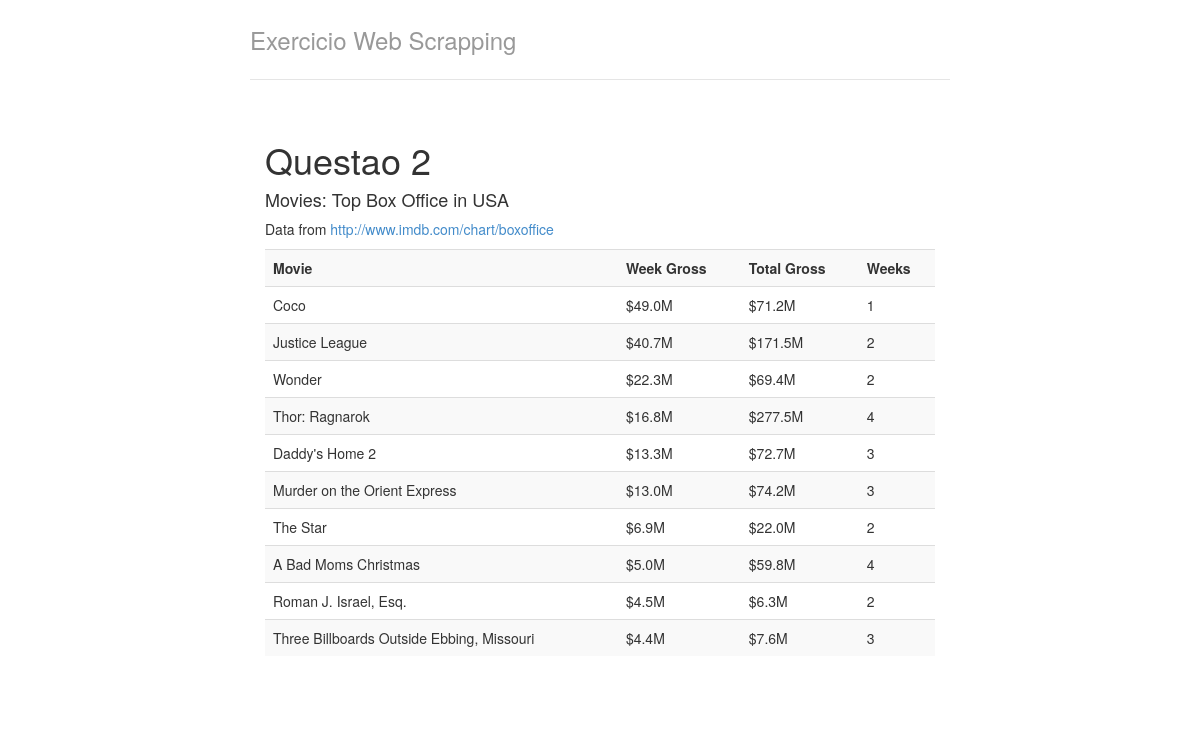
Page /questao2 on the committed database.
### scrap/models.py (models this page shows)
class Questao2(models.Model):
	movie = models.CharField(max_length = 255)
	gross = models.CharField(max_length = 255)
	gross_total = models.CharField(max_length = 255)
	weeks = models.CharField(max_length = 255)

### scrap/views.py (the view)
# urls.py: url(r'^questao2$', views.questao2, name = 'questao2'),
def questao2(request):
	items = Questao2.objects.all()
	return render(request,'questao2.html', {'items' : items})

### scrap/templates/questao2.html
{% extends 'base.html' %}
{% block body %}
<div class = "col-lg-12">
	<h1>Questao 2</h1>
	<h4>Movies: Top Box Office in USA</h4>
	<p>Data from <a href="http://www.imdb.com/chart/boxoffice">http://www.imdb.com/chart/boxoffice</a></p>
	<table class="table table-striped">
		<tr>
			<th>Movie</th>
			<th>Week Gross</th>
			<th>Total Gross</th>
			<th>Weeks</th>
		</tr>
		{% for movie in items.all %}
			<tr>
				<td>{{movie.movie}}</td>
				<td>{{movie.gross}}</td>
				<td>{{movie.gross_total}}</td>
				<td>{{movie.weeks}}</td>
			</tr>
		{% endfor %}
 	</table>
</div>
{% endblock %}

### scrap/static/styles/main.css (style rules this page uses)
body { padding-top: 20px; padding-bottom: 20px; }

### rows in the picture
Questao2: movie "Coco", gross "$49.0M", gross_total "$71.2M", weeks "1"
Questao2: movie "Justice League", gross "$40.7M", gross_total "$171.5M", weeks "2"
Questao2: movie "Wonder", gross "$22.3M", gross_total "$69.4M", weeks "2"
Questao2: movie "Thor: Ragnarok", gross "$16.8M", gross_total "$277.5M", weeks "4"
Questao2: movie "Daddy's Home 2", gross "$13.3M", gross_total "$72.7M", weeks "3"
Questao2: movie "Murder on the Orient Express", gross "$13.0M", gross_total "$74.2M", weeks "3"
Questao2: movie "The Star", gross "$6.9M", gross_total "$22.0M", weeks "2"
Questao2: movie "A Bad Moms Christmas", gross "$5.0M", gross_total "$59.8M", weeks "4"
Questao2: movie "Roman J. Israel, Esq.", gross "$4.5M", gross_total "$6.3M", weeks "2"
Questao2: movie "Three Billboards Outside Ebbing, Missouri", gross "$4.4M", gross_total "$7.6M", weeks "3"
